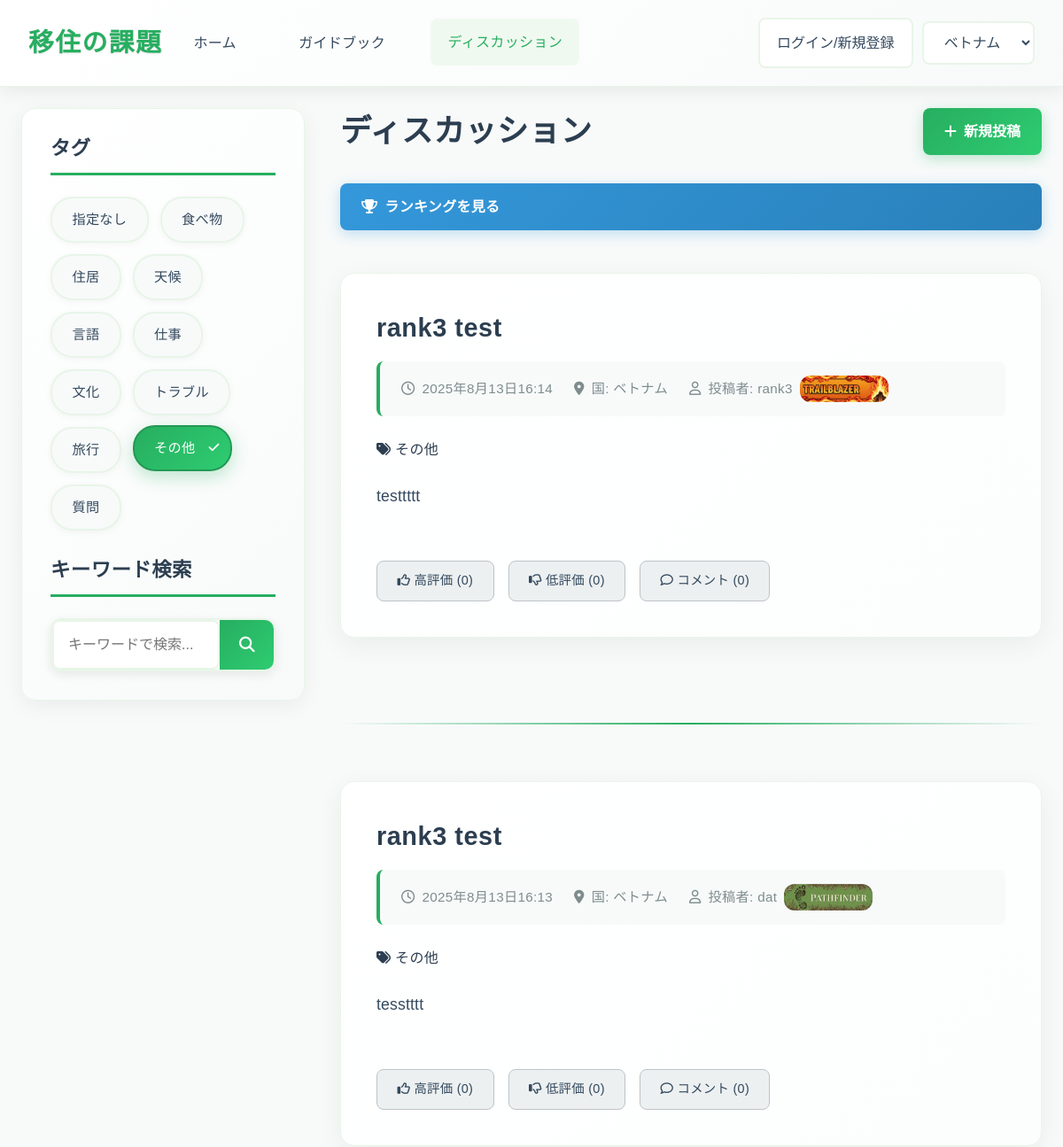
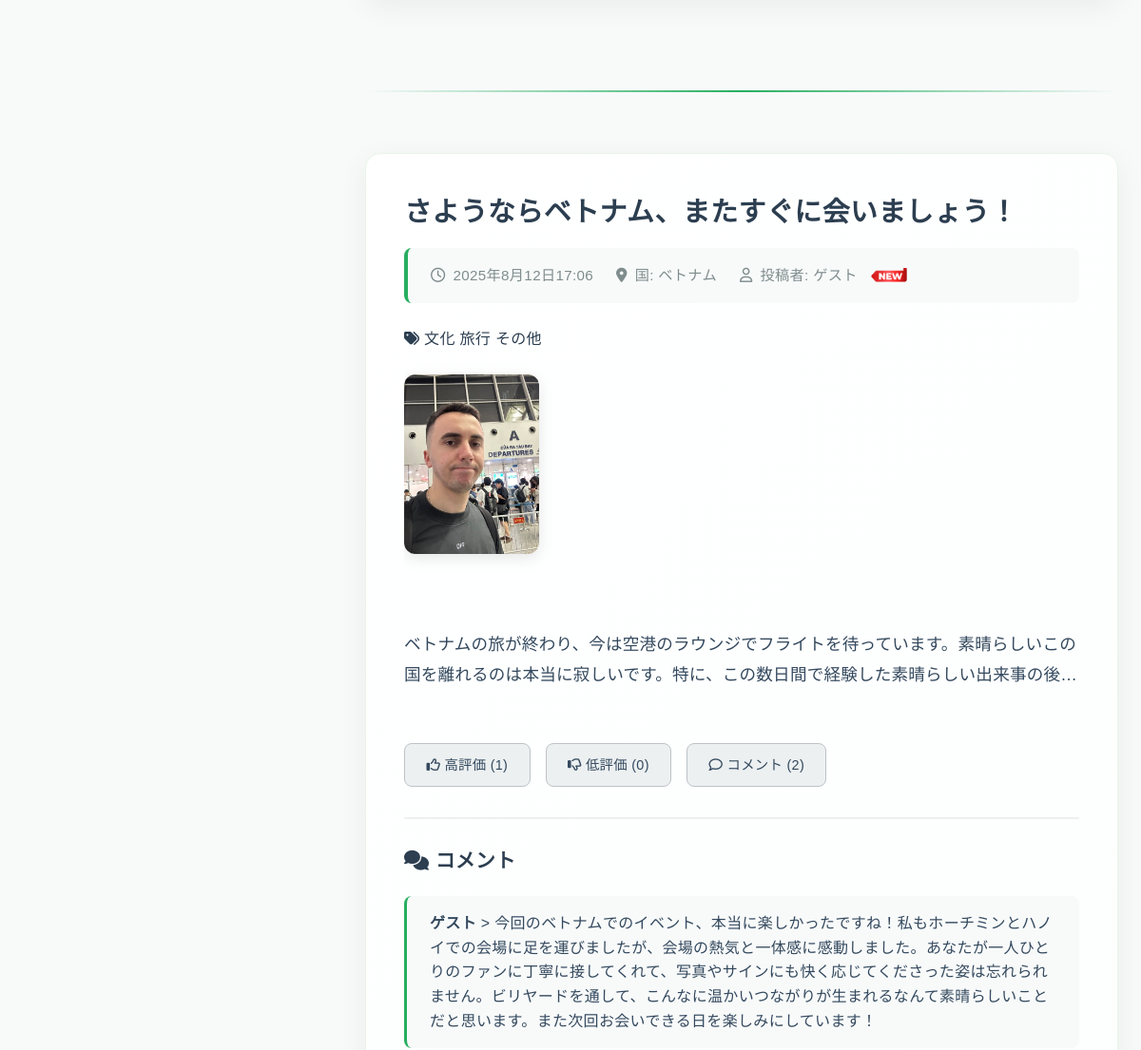
The page /discussions/?tag=10 (upper part) on the database as committed earlier (2 pictures, top to bottom).
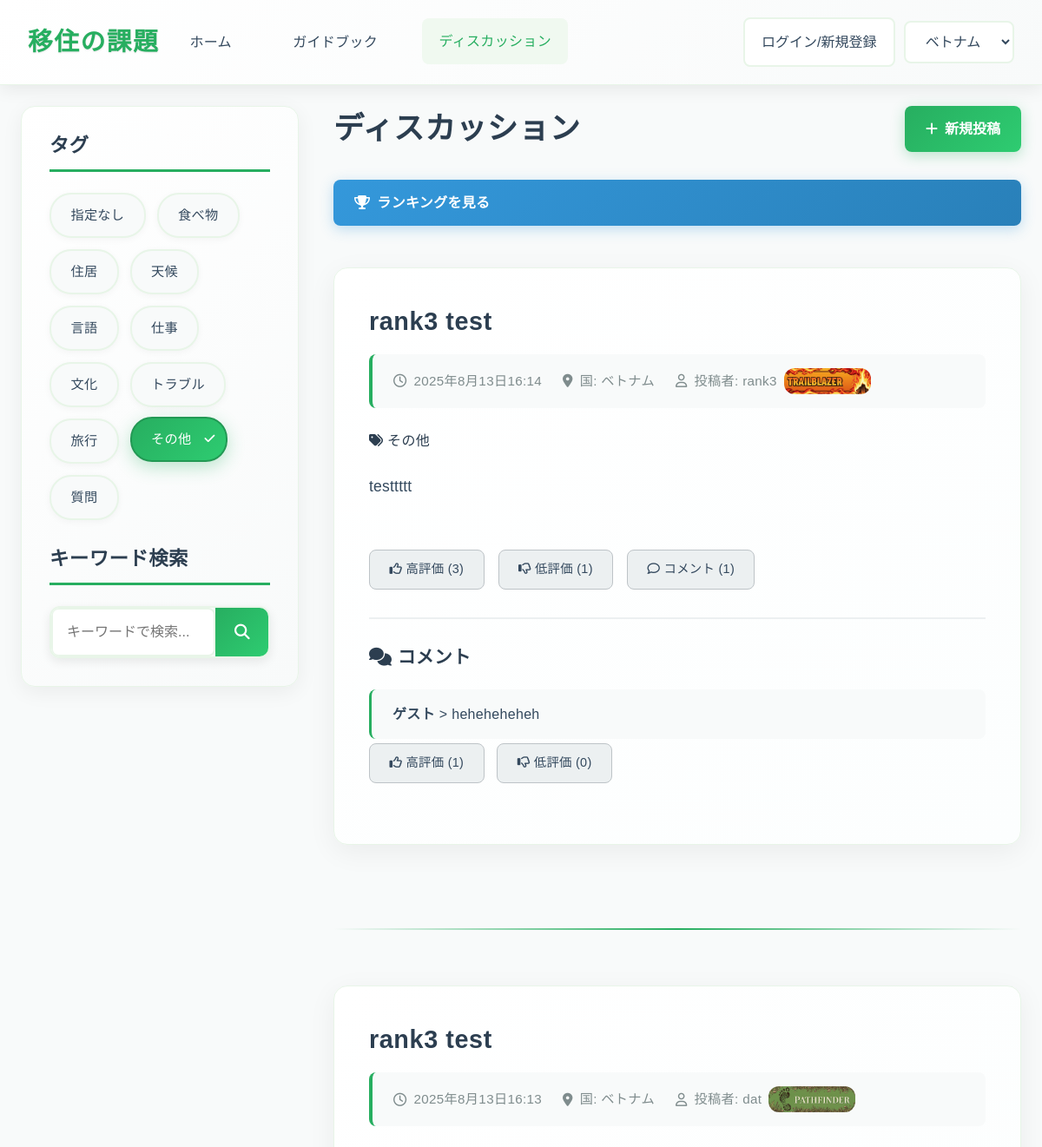
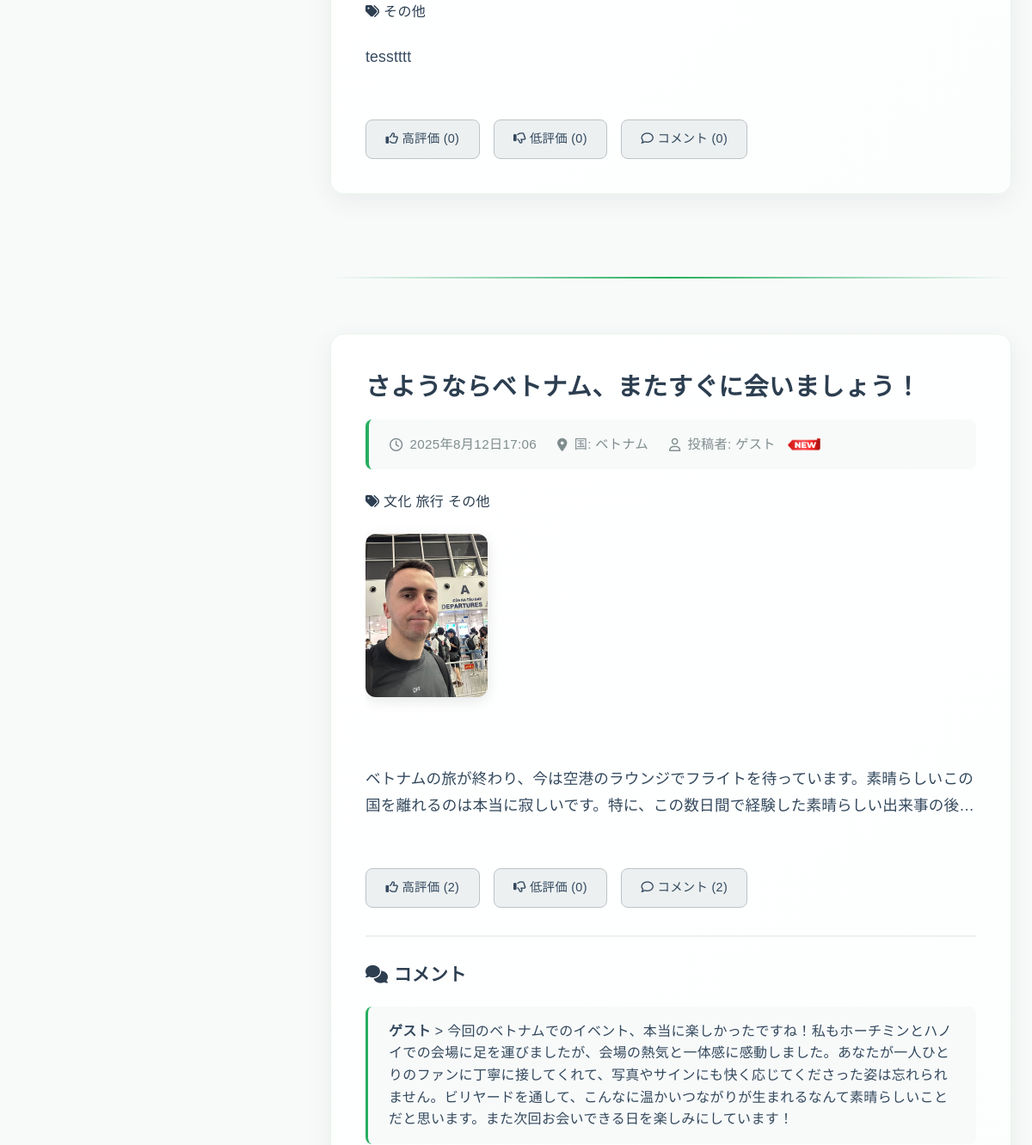
The same page on the database as committed later (2 pictures, top to bottom).
### app1/models.py (models this page shows, shortened)
class Tags(models.Model):
    name=models.CharField(max_length=43,unique=True)

class  Article(models.Model):
    id=models.UUIDField(primary_key=True,default=uuid.uuid4,editable=False)
    title=models.TextField(verbose_name="title")
    country=models.TextField(verbose_name="country")
    user_name=models.TextField(default="ゲスト",verbose_name="user_name")
    body=models.TextField(verbose_name="content")
    tag=models.ManyToManyField('Tags',verbose_name="tag",null=False,blank=False)
    picture=models.ImageField(upload_to="app1/picture/",null=True,blank=True,verbose_name="picture")
    created=models.DateTimeField(auto_now_add=True,verbose_name="created_date_time")
    edited=models.DateTimeField(auto_now_add=True,verbose_name="edited_date_time")
    likes=models.IntegerField(default=0,verbose_name="likes_count")
    dislikes=models.IntegerField(default=0,verbose_name="dislikes_count")
    comments=models.IntegerField(default=0,verbose_name="comments_count")
    score=models.IntegerField(default=0,verbose_name="score")

class Comment(models.Model):
    id=models.UUIDField(primary_key=True,default=uuid.uuid4,editable=False)
    article_id=models.ForeignKey(Article,verbose_name="ArticleID",on_delete=models.CASCADE)
    user_name=models.TextField(default="ゲスト",verbose_name="user_name")
    body=models.TextField(verbose_name="comment")
    created=models.DateTimeField(auto_now_add=True,verbose_name="created_date_time")
    likes=models.IntegerField(default=0,verbose_name="likes_count")
    dislikes=models.IntegerField(default=0,verbose_name="dislikes_count")

### app1/views.py (the view, shortened to what this page needs)
class DiscussionsView(View):
    def get(self, request):
        form = ArticleModelForm()
        tag_id = request.GET.getlist('tag')
        keyword = request.GET.get('q')
        articles = Article.objects.all().order_by("-created")
        if tag_id:
            for tid in tag_id:
                articles = articles.filter(tag__id=tid)
            articles = articles.distinct()
        if keyword:
            articles = articles.filter(Q(title__icontains=keyword) | Q(body__icontains=keyword))
        for article in articles:
            try:
                if article.user_name != "ゲスト":
                    user_obj = UserName.objects.get(user_name=article.user_name)
                    score = user_obj.score
                    if score < 5:
                        article.rank1_user = True
                    elif 5 <= score < 15:
                        article.rank2_user = True
                    elif 15 <= score < 100:
                        article.rank3_user = True
                    elif 100 <= score < 500:
                        article.rank4_user = True
                    elif 500 <= score < 2000:
                        article.rank5_user = True
                    elif 2000 <= score < 5000:
                        article.rank6_user = True
                    elif 5000 <= score < 10000:
                        article.rank7_user = True
                    elif 10000 <= score < 30000:
                        article.rank8_user = True
                    elif 30000 <= score < 100000:
                        article.rank9_user = True
                    elif score >= 100000:
                        article.rank10_user = True
                    else:
                        article.rank1_user = True
                else:
                    article.is_new_user = False
            except UserName.DoesNotExist:
                article.is_new_user = False
        comments = Comment.objects.all()
        tags = Tags.objects.all()
        context = {
            'form': form,
            'articles': articles,
            'comments': comments,
            'tags': tags,
            'selected_tags': tag_id,
            'keyword': keyword
        }
        return render(request, 'app1/discussions.html', context)

### app1/forms.py
class ArticleModelForm(ModelForm):
    class Meta:
        model=Article
        fields=["title","country","tag","body","picture"]
        widgets = {
            "tag": forms.CheckboxSelectMultiple()
        }

### templates/app1/discussions.html (shortened to what the changed rows need)
<!DOCTYPE html>
<html lang="ja">
<head>
    <link rel="stylesheet" href="https://cdnjs.cloudflare.com/ajax/libs/font-awesome/6.0.0-beta3/css/all.min.css">
    <link rel="stylesheet" href="https://cdn.jsdelivr.net/npm/bootstrap@4.1.3/dist/css/bootstrap.min.css">
    <link rel="stylesheet" href="https://cdnjs.cloudflare.com/ajax/libs/font-awesome/6.4.0/css/all.min.css">
    {% load static %}
    <link rel="stylesheet" href="{% static 'app1/css/style.css' %}">
</head>
<body>
    <main class="container">
        <div class="page-content-wrapper">
            <div class="sidebar">
                <div id="discussion-tags" class="tag-list">
                    {% for tag in tags %}
                    {% if tag.id == 1 %}
                    <a href="/discussions" class="tag">{{ tag.name }}</a>
                    {% else %}
                        <a href="{% url 'app1:search' %}?tag={{ tag.id }}{% for t in selected_tags %}{% if t != tag.id|stringformat:'s' %}&tag={{ t }}{% endif %}{% endfor %}{% if keyword %}&q={{ keyword }}{% endif %}"
                        class="tag">{{tag.name}}</a>
                        {% endif %}
                    {% endfor %}
                </div>
            </div>
            <div class="main-content">
                <div style="display: flex; justify-content: space-between; align-items: center; margin-bottom: 2rem; flex-wrap: wrap; gap: 1rem;">
                    <h2 style="margin: 0;">ディスカッション</h2>
                </div>
                <div class="discussion-list">
                    <a href="{% url 'app1:ranking' %}" class="ranking-link">
                        <i class="fas fa-trophy"></i>
                        ランキングを見る
                    </a>
                    {% for article in articles %}
                    <article class="post-detail"
                            onclick="location.href='/comment/post/{{article.id}}'"
                            style="cursor: pointer;">
                        <header>
                            <h2>{{article.title}}</h2>
                            <div class="post-meta">
                                <span><i class="far fa-clock"></i> {{article.created}}</span>
                                <span><i class="fas fa-map-marker-alt"></i> 国: {{article.country}}</span>
                                <span><i class="far fa-user"></i> 投稿者: {{article.user_name}}
                                    {% if article.rank1_user %}
                                    <img class = "other-image" src="{% static 'app1/img/1.png' %}"
                                    alt="Rank1 User"
                                    style="width:100px !important; height:30px !important; vertical-align:middle !important; margin:0 !important; box-shadow:none !important; ">
                                    {% elif article.rank2_user %}
                                    <img class = "other-image" src="{% static 'app1/img/2.png' %}"
                                    alt="Rank2 User"
                                    style="width:100px !important; height:30px !important; vertical-align:middle !important; margin:0 !important; box-shadow:none !important; ">
                                    {% elif article.rank3_user %}
                                    <img class = "other-image" src="{% static 'app1/img/3.png' %}"
                                    alt="Rank3 User"
                                    style="width:100px !important; height:30px !important; vertical-align:middle !important; margin:0 !important; box-shadow:none !important; ">
                                    {% elif article.rank4_user %}
                                    <img class = "other-image" src="{% static 'app1/img/4.png' %}"
                                    alt="Rank4 User"
                                    style="width:100px !important; height:30px !important; vertical-align:middle !important; margin:0 !important; box-shadow:none !important; ">
                                    {% elif article.rank5_user %}
                                    <img class = "other-image" src="{% static 'app1/img/5.png' %}"
                                    alt="Rank5 User"
                                    style="width:100px !important; height:30px !important; vertical-align:middle !important; margin:0 !important; box-shadow:none !important; ">
                                    {% elif article.rank6_user %}
                                    <img class = "other-image" src="{% static 'app1/img/6.png' %}"
                                    alt="Rank6 User"
                                    style="width:100px !important; height:30px !important; vertical-align:middle !important; margin:0 !important; box-shadow:none !important; ">
                                    {% elif article.rank7_user %}
                                    <img class = "other-image" src="{% static 'app1/img/7.png' %}"
                                    alt="Rank7 User"
                                    style="width:100px !important; height:30px !important; vertical-align:middle !important; margin:0 !important; box-shadow:none !important; ">
                                    {% elif article.rank8_user %}
                                    <img class = "other-image" src="{% static 'app1/img/8.png' %}"
                                    alt="Rank8 User"
                                    style="width:100px !important; height:30px !important; vertical-align:middle !important; margin:0 !important; box-shadow:none !important; ">
                                    {% elif article.rank9_user %}
                                    <img class = "other-image" src="{% static 'app1/img/9.png' %}"
                                    alt="Rank9 User"
                                    style="width:100px !important; height:30px !important; vertical-align:middle !important; margin:0 !important; box-shadow:none !important; ">
                                    {% elif article.rank10_user %}
                                    <img class = "other-image" src="{% static 'app1/img/10.png' %}"
                                    alt="Rank10 User"
                                    style="width:100px !important; height:30px !important; vertical-align:middle !important; margin:0 !important; box-shadow:none !important; ">
                                    {% else %}
                                    <img class = "other-image" src="{% static 'app1/img/New.png' %}"
                                    alt="Guest"
                                    style="width:50px !important; height:15px !important; vertical-align:middle !important; margin:0 !important; box-shadow:none !important; ">
                                    {% endif %}
                            </div>
                            {% if article.tag.all %}
                            <div class="post-tags">
                                <i class="fas fa-tags"></i>
                                {% for tag in article.tag.all %}
                                <span class="post-tag">{{tag.name}}</span>
                                {% endfor %}
                            </div>
                            {% endif %}
                        </header>
                        <div class="post-content">
                            {% if article.picture %}
                            <div class="post-image">
                                <img src="{{article.picture.url}}" alt="投稿画像" loading="lazy">
                            </div>
                            {% endif %}
                            <div class="post-text">
                                <p>{{article.body}}</p>
                            </div>
                        </div>
                        <footer class="post-actions">
                            <button onclick="event.stopPropagation(); location.href='/like/add/{{article.id}}'" class="btn btn-secondary">
                                <i class="far fa-thumbs-up"></i> 高評価 ({{article.likes}})
                            </button>
                            <button onclick="event.stopPropagation(); location.href='/dislike/add/{{article.id}}'" class="btn btn-secondary">
                                <i class="far fa-thumbs-down"></i> 低評価 ({{article.dislikes}})
                            </button>
                            <button onclick="location.href='/comment/post/{{article.id}}'" class="btn btn-secondary">
                                <i class="far fa-comment"></i> コメント ({{article.comments}})
                            </button>
                        </footer>
                        {% if article.comments != 0 %}
                        <div class="comments-section">
                            <h5><i class="fas fa-comments"></i> コメント</h5>
                            <ul>
                                {% for comment in comments %}
                                {% if comment.article_id == article %}
                                <li  style="margin-bottom: 5px;">
                                    <strong>{{comment.user_name}}</strong> > {{comment.body}}
                                </li>
                                <button onclick="event.stopPropagation(); location.href='/comment/like/add/{{comment.id}}'" class="btn btn-secondary btn-sm" style="margin: 0 10px 30px 0;">
                                    <i class="far fa-thumbs-up"></i> 高評価 ({{comment.likes}})
                                </button>
                                <button onclick="event.stopPropagation(); location.href='/comment/dislike/add/{{comment.id}}'" class="btn btn-secondary btn-sm" style="margin: 0 0 30px 0;">
                                    <i class="far fa-thumbs-down"></i> 低評価 ({{comment.dislikes}})
                                </button>
                                {% endif %}
                                {% endfor %}
                            </ul>
                        </div>
                        {% endif %}
                    </article>
                    <hr>
                    {% endfor %}
                </div>
            </div>
        </div>
    </main>
</body>
</html>

Rows that differ between the two databases and show on the page:
changed Article "testtttt": likes "0" → "3"; dislikes "0" → "1"; comments "0" → "1"; now shows "コメント"
added Comment: user_name "ゲスト", body "heheheheheh", likes "1", dislikes "0", shown under Article "testtttt"
changed Article "さようならベトナム、またすぐに会いましょう！": likes "1" → "2"
